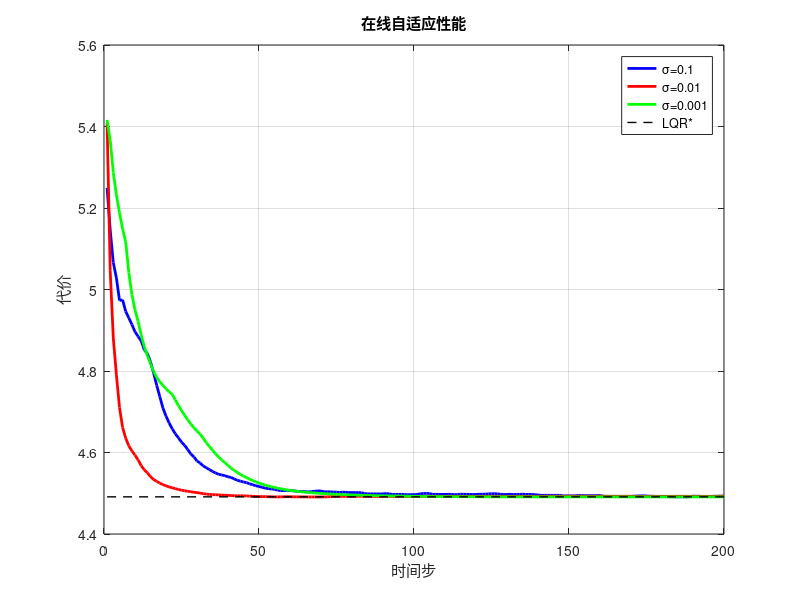
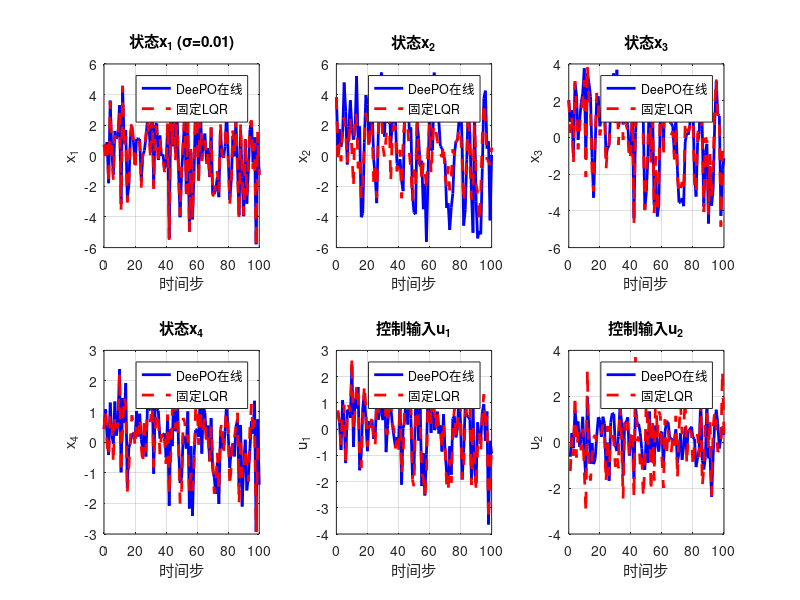

These figures' MATLAB source, in order: (Note: this script raises an error after producing the figures.)
% 实验B: 在线自适应示例
clear; close all; clc;

% 系统参数(与实验A相同)
n = 4; m = 2;
A = [-0.13, 0.14, -0.29, 0.28;
     0.48,  0.09,  0.41, 0.30;
     -0.01, 0.04,  0.17, 0.43;
     0.14,  0.31, -0.29, -0.10];
B = [1.63, 0.93; 0.26, 1.79; 1.46, 1.18; 0.77, 0.11];
Q = eye(n); R = eye(m);

% 在线参数
t0 = 8;
T_online = 200;
eta = 0.01;
sigma_levels = [0.1, 0.01, 0.001];

[K_true, S_true, ~] = dlqr(A, B, Q, R);
K_true = -K_true;
J_true = trace(S_true);

results = cell(length(sigma_levels), 1);

for noise_idx = 1:length(sigma_levels)
    sigma = sigma_levels(noise_idx);
    rng(noise_idx);
    
    % 初始数据收集
    x = randn(n, 1);
    X_init = zeros(n, t0);
    U_init = zeros(m, t0);
    X_next_init = zeros(n, t0);
    
    for t = 1:t0
        u = randn(m, 1);
        w = sigma * rand(n, 1);
        x_next = A * x + B * u + w;
        
        X_init(:, t) = x;
        U_init(:, t) = u;
        X_next_init(:, t) = x_next;
        x = x_next;
    end
    
    % 初始化
    D0 = [U_init; X_init];
    S = D0 * D0';
    T = X_next_init * D0';
    t_current = t0;
    
    % 初始控制器
    Phi = S / t_current;
    V = Phi \ [zeros(m, n); eye(n)];
    X0bar = Phi(m+1:end, :);
    V = V + pinv(X0bar) * (eye(n) - X0bar * V);
    U0bar = Phi(1:m, :);
    K = U0bar * V;
    
    % 在线更新
    J_history = zeros(T_online, 1);
    regret = 0;
    
    for k = 1:T_online
        % 控制输入
        v = randn(m, 1);
        u = K * x + v;
        w = sigma * rand(n, 1);
        x_next = A * x + B * u + w;
        
        % 递推更新
        d = [u; x];
        S = S + d * d';
        T = T + x_next * d';
        t_current = t_current + 1;
        
        % 更新矩阵
        Phi = S / t_current;
        X1bar = T / t_current;
        U0bar = Phi(1:m, :);
        X0bar = Phi(m+1:end, :);
        
        % 参数更新
        V = Phi \ [K; eye(n)];
        V = V + pinv(X0bar) * (eye(n) - X0bar * V);
        
        % 一步梯度更新
        K_current = U0bar * V;
        Acl = X1bar * V;
        
        if max(abs(eig(Acl))) < 1
            try
                Sigma = dlyap(Acl, eye(n));
                Qc = Q + K_current' * R * K_current;
                P = dlyap(Acl', Qc);
                J = trace(P);
                
                G = (U0bar' * R * U0bar) + (X1bar' * P * X1bar);
                grad = 2 * (G * V * Sigma);
                
                Proj = eye(m+n) - pinv(X0bar) * X0bar;
                step = Proj * grad;
                V_new = V - eta * step;
                V_new = V_new + pinv(X0bar) * (eye(n) - X0bar * V_new);
                
                K_new = U0bar * V_new;
                if max(abs(eig(X1bar * V_new))) < 1
                    K = K_new;
                end
            catch
                J = Inf;
            end
        else
            J = Inf;
        end
        
        J_history(k) = J;
        regret = regret + max(0, J - J_true);
        x = x_next;
    end
    
    results{noise_idx} = struct('sigma', sigma, 'J_history', J_history, 'regret', regret);
end

% 在线性能对比
figure;
colors = {'b', 'r', 'g'};
for i = 1:length(sigma_levels)
    valid = isfinite(results{i}.J_history) & results{i}.J_history < 1e6;
    plot(find(valid), results{i}.J_history(valid), colors{i}, 'LineWidth', 2);
    hold on;
end
plot([1, T_online], [J_true, J_true], 'k--', 'LineWidth', 1);
xlabel('时间步');
ylabel('代价');
title('在线自适应性能');
legend('σ=0.1', 'σ=0.01', 'σ=0.001', 'LQR*');
grid on;

% 选择最好的噪声水平进行详细仿真对比
best_idx = 2; % σ=0.01
sigma_best = sigma_levels(best_idx);

% 重新仿真以获取状态轨迹
rng(best_idx);
x = randn(n, 1);
T_sim = 100;

% 收集初始数据
X_init = zeros(n, t0);
U_init = zeros(m, t0);
X_next_init = zeros(n, t0);

for t = 1:t0
    u = randn(m, 1);
    w = sigma_best * rand(n, 1);
    x_next = A * x + B * u + w;
    
    X_init(:, t) = x;
    U_init(:, t) = u;
    X_next_init(:, t) = x_next;
    x = x_next;
end

% 初始化控制器
D0 = [U_init; X_init];
S = D0 * D0';
T = X_next_init * D0';
t_current = t0;

Phi = S / t_current;
V = Phi \ [zeros(m, n); eye(n)];
X0bar = Phi(m+1:end, :);
V = V + pinv(X0bar) * (eye(n) - X0bar * V);
U0bar = Phi(1:m, :);
K = U0bar * V;

% 记录轨迹
x_history = zeros(n, T_sim+1);
u_history = zeros(m, T_sim);
x_history(:, 1) = x;

% 对比: 固定LQR控制
x_lqr = x;
x_lqr_history = zeros(n, T_sim+1);
u_lqr_history = zeros(m, T_sim);
x_lqr_history(:, 1) = x_lqr;

for k = 1:T_sim
    % DeePO在线控制
    v = randn(m, 1);
    u = K * x + v;
    w = sigma_best * rand(n, 1);
    x_next = A * x + B * u + w;
    
    u_history(:, k) = u;
    x_history(:, k+1) = x_next;
    
    % 更新控制器(简化版)
    if k <= T_sim - t0
        d = [u; x];
        S = S + d * d';
        T = T + x_next * d';
        t_current = t_current + 1;
        
        Phi = S / t_current;
        X1bar = T / t_current;
        U0bar = Phi(1:m, :);
        X0bar = Phi(m+1:end, :);
        
        V = Phi \ [K; eye(n)];
        V = V + pinv(X0bar) * (eye(n) - X0bar * V);
        K = U0bar * V;
    end
    
    % 固定LQR控制
    u_lqr = K_true * x_lqr + v;
    x_lqr_next = A * x_lqr + B * u_lqr + w;
    
    u_lqr_history(:, k) = u_lqr;
    x_lqr_history(:, k+1) = x_lqr_next;
    
    x = x_next;
    x_lqr = x_lqr_next;
end

% 状态输入对比图
figure;
subplot(2,3,1);
plot(0:T_sim, x_history(1,:), 'b-', 'LineWidth', 2);
hold on;
plot(0:T_sim, x_lqr_history(1,:), 'r--', 'LineWidth', 2);
xlabel('时间步');
ylabel('x_1');
title('状态x_1 (σ=0.01)');
legend('DeePO在线', '固定LQR');
grid on;

subplot(2,3,2);
plot(0:T_sim, x_history(2,:), 'b-', 'LineWidth', 2);
hold on;
plot(0:T_sim, x_lqr_history(2,:), 'r--', 'LineWidth', 2);
xlabel('时间步');
ylabel('x_2');
title('状态x_2');
legend('DeePO在线', '固定LQR');
grid on;

subplot(2,3,3);
plot(0:T_sim, x_history(3,:), 'b-', 'LineWidth', 2);
hold on;
plot(0:T_sim, x_lqr_history(3,:), 'r--', 'LineWidth', 2);
xlabel('时间步');
ylabel('x_3');
title('状态x_3');
legend('DeePO在线', '固定LQR');
grid on;

subplot(2,3,4);
plot(0:T_sim, x_history(4,:), 'b-', 'LineWidth', 2);
hold on;
plot(0:T_sim, x_lqr_history(4,:), 'r--', 'LineWidth', 2);
xlabel('时间步');
ylabel('x_4');
title('状态x_4');
legend('DeePO在线', '固定LQR');
grid on;

subplot(2,3,5);
plot(1:T_sim, u_history(1,:), 'b-', 'LineWidth', 2);
hold on;
plot(1:T_sim, u_lqr_history(1,:), 'r--', 'LineWidth', 2);
xlabel('时间步');
ylabel('u_1');
title('控制输入u_1');
legend('DeePO在线', '固定LQR');
grid on;

subplot(2,3,6);
plot(1:T_sim, u_history(2,:), 'b-', 'LineWidth', 2);
hold on;
plot(1:T_sim, u_lqr_history(2,:), 'r--', 'LineWidth', 2);
xlabel('时间步');
ylabel('u_2');
title('控制输入u_2');
legend('DeePO在线', '固定LQR');
grid on;

sgtitle('实验B: 在线自适应控制效果对比');

% 保存结果
save('exp_B_results.mat', 'results', 'sigma_levels', 'T_online');
